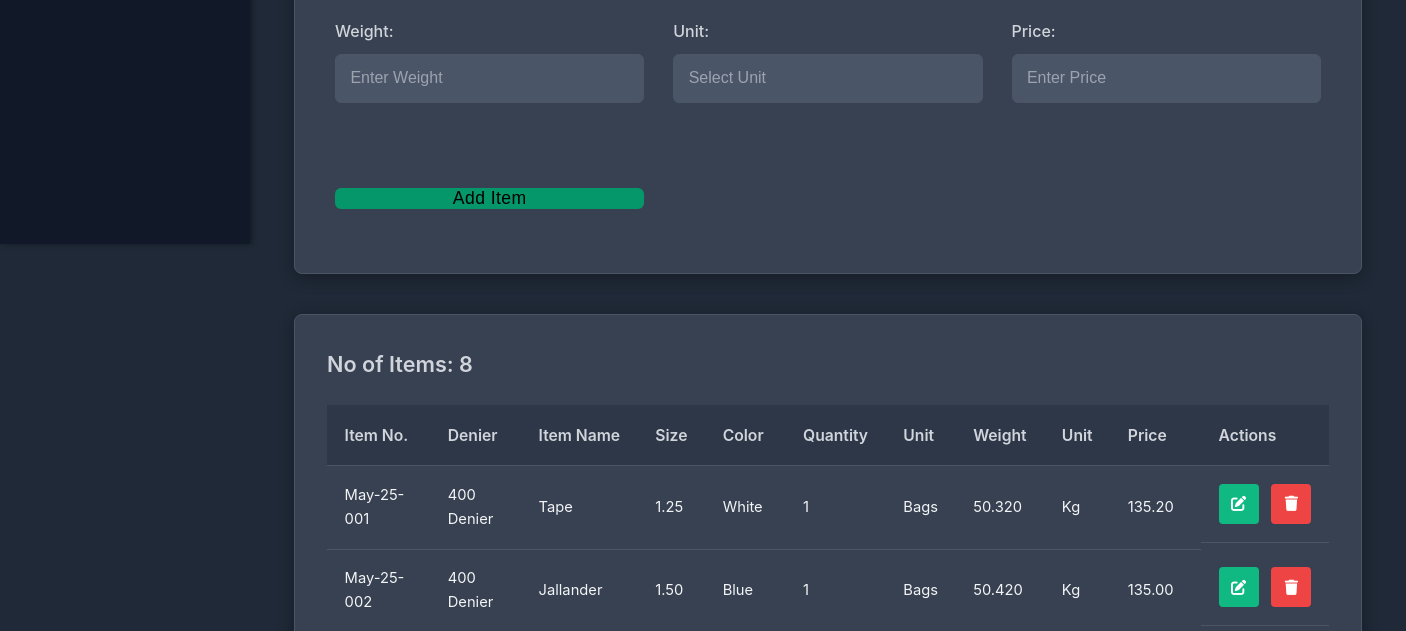
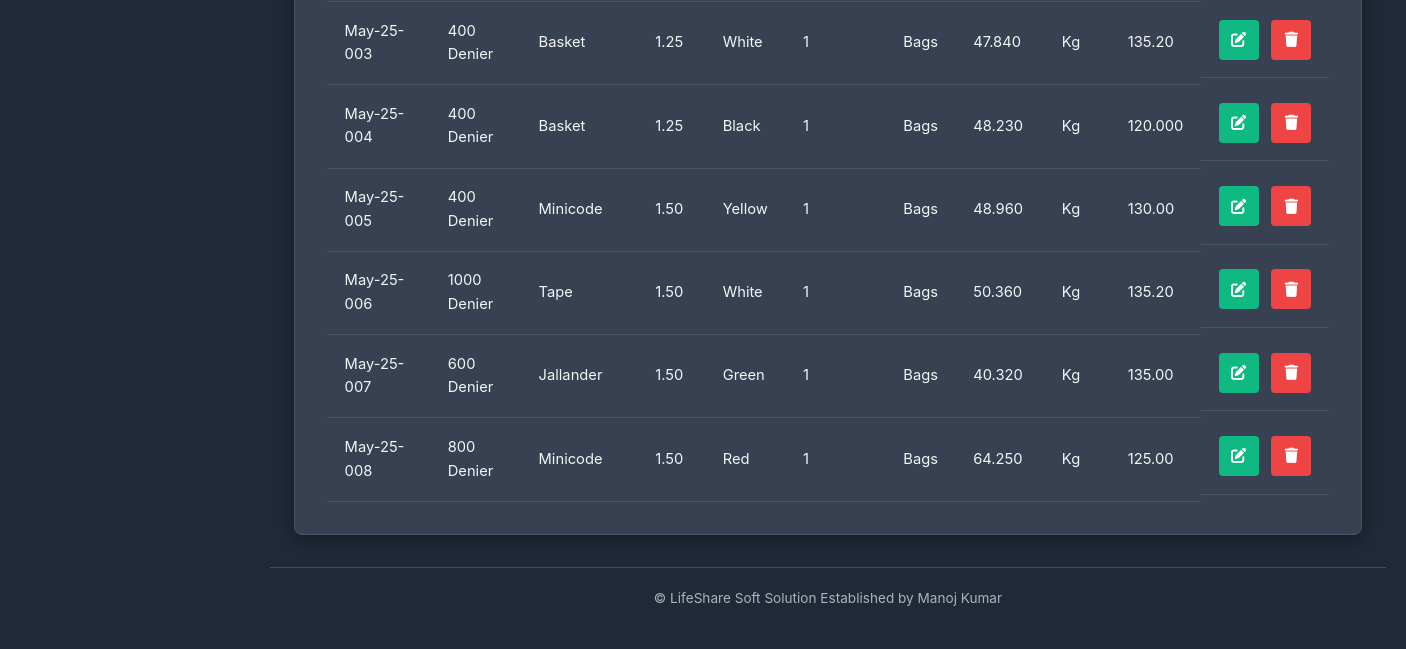
Before: / (lower part) with the older database file (2 pictures, top to bottom).
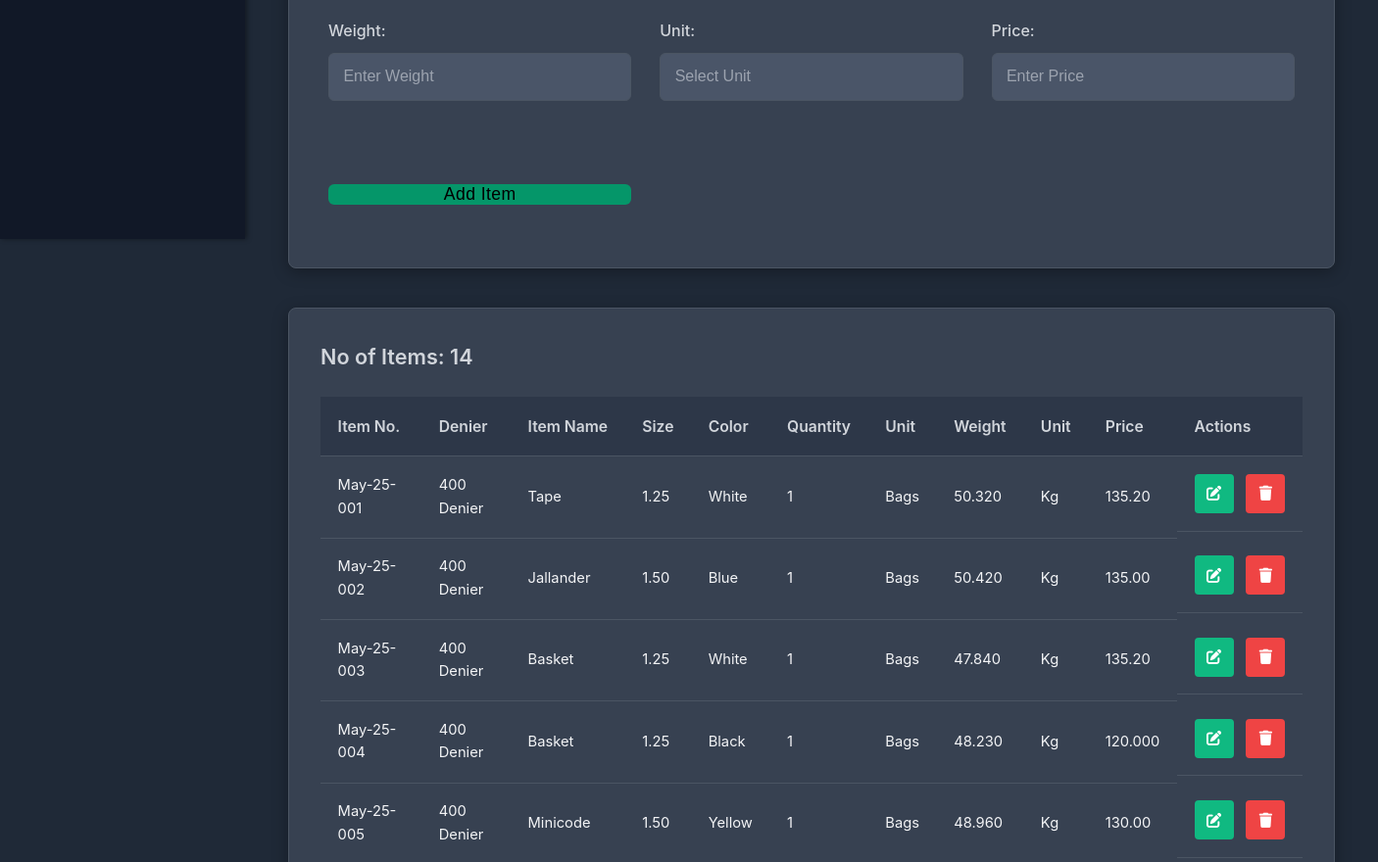
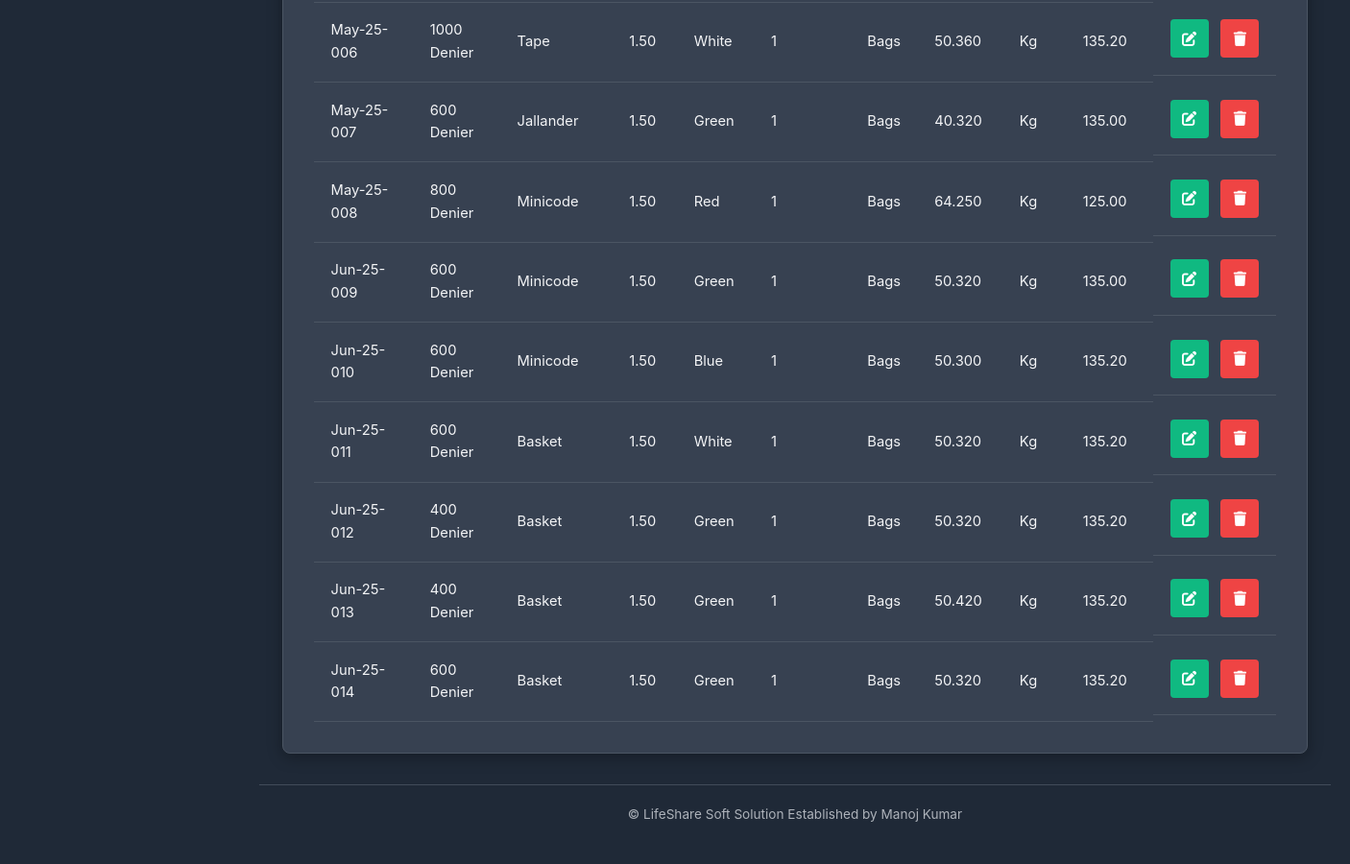
After: the same page with the newer database file (2 pictures, top to bottom).
### app.py (models this page shows)
class Items(db.Model):
    id = db.Column(db.Integer, primary_key=True)
    item_number = db.Column(db.Integer, unique=True, nullable=False)
    denier = db.Column(db.String(100), nullable=False)
    item = db.Column(db.String(100), nullable=False)
    size = db.Column(db.Text, nullable=False)
    colour = db.Column(db.String(100), nullable=False)
    quantity = db.Column(db.String(100), nullable=False)
    unit = db.Column(db.String(100), nullable=False)
    quantity1 = db.Column(db.String(100), nullable=False)
    unit1 = db.Column(db.String(100), nullable=False)
    price = db.Column(db.String(100), nullable=False)
    date_created = db.Column(db.DateTime, default=datetime.utcnow)

### app.py (the view)
@app.route('/')
def index():
    all_items = Items.query.all()  # Changed from items to Items
    return render_template('index.html', all_items=all_items)

### templates/index.html (shortened to what this page needs)
{% extends "base.html" %}
{% block content %}
<div class="mobile-container">
    <form method="POST" action="/add_item" class="stock-form">
        <div class="form-group">
            <label for="quantity1">Weight:</label>
            <input type="number" id="quantity1" name="quantity1" placeholder="Enter Weight" step="0.001" required min="0">
        </div>
        <div class="form-group">
            <label for="unit1">Unit:</label>
            <input type="text" list="weight" id="unit1" name="unit1" placeholder="Select Unit" required autocomplete="off">
        </div>
        <div class="form-group">
            <label for="price">Price:</label>
            <input type="number" id="price" name="price" placeholder="Enter Price" step="0.01" required min="1">
        </div>
        <div class="form-group">
            <button type="submit" class="submit-btn">Add Item</button>
        </div>
    </form>
    <div class="table-container">
        <h3 class="no_of_items">No of Items: {{ all_items|length }}</h3>
        <div class="table-responsive">
            <table>
                <thead>
                    <tr>
                        <th>Item No.</th>
                        <th>Denier</th>
                        <th>Item Name</th>
                        <th>Size</th>
                        <th>Color</th>
                        <th>Quantity</th>
                        <th>Unit</th>
                        <th>Weight</th>
                        <th>Unit</th>
                        <th>Price</th>
                        <th>Actions</th>
                    </tr>
                </thead>
                <tbody>
                    {% for item in all_items %}
                    <tr id="row-{{ item.id }}">
                        <td>{{ item.item_number }}</td>
                        <td>{{ item.denier }}</td>
                        <td>{{ item.item }}</td>
                        <td>{{ item.size }}</td>
                        <td>{{ item.colour }}</td>
                        <td>{{ item.quantity }}</td>
                        <td>{{ item.unit }}</td>
                        <td>{{ item.quantity1 }}</td>
                        <td>{{ item.unit1 }}</td>
                        <td>{{ item.price }}</td>
                        <td class="action-buttons">
                            <button class="edit-btn" onclick="window.location.href='/edit/{{ item.id }}'">
                                <i class="fas fa-edit"></i>
                            </button>
                            <form method="POST" action="{{ url_for('delete', item_id=item.id) }}" class="delete-form" onsubmit="return confirm('Are you sure you want to delete this item?');">
                                <button type="submit" class="delete-btn">
                                    <i class="fas fa-trash"></i>
                                </button>
                            </form>
                        </td>
                    </tr>
                    {% endfor %}
                </tbody>
            </table>
        </div>
    </div>
</div>
{% endblock %}

### templates/base.html (shortened to what this page needs)
<!DOCTYPE html>
<html lang="en">
<head>
    <link rel="stylesheet" href="{{ url_for('static', filename='css/main.css') }}">
    <link rel="stylesheet" href="https://cdnjs.cloudflare.com/ajax/libs/font-awesome/6.0.0/css/all.min.css">
</head>
<body>
    <div class="sidebar" id="sidebar">
        <nav class="nav-menu">
        </nav>
    </div>
    <div class="main-content" id="mainContent">
        {% block content %}
        {% endblock %}
        <div class="footer">
            <p>&copy; LifeShare Soft Solution Established by Manoj Kumar</p>
        </div>
    </div>
</body>
</html>

### static/css/main.css (style rules this page uses)
:root { --primary-color: #6366f1; --primary-hover: #4f46e5; --secondary-color: #d1d5db; --background-color: #1f2937; --card-background: #374151; --text-color: #f3f4f6; --border-color: #4b5563; --shadow-sm: 0 2px 8px rgba(0, 0, 0, 0.2); --shadow-md: 0 4px 16px rgba(0, 0, 0, 0.3); --border-radius: 8px; --transition: all 0.3s ease; }
* { margin: 0; padding: 0; box-sizing: border-box; }
body { display: flex; margin: 0; min-height: 100vh; background-color: var(--background-color); color: var(--text-color); font-family: 'Inter', -apple-system, BlinkMacSystemFont, 'Segoe UI', Roboto, sans-serif; line-height: 1.6; font-size: 16px; overflow-x: hidden; }
.sidebar { width: 250px; background: #111827; height: 100vh; position: fixed; left: 0; top: 0; transition: width 0.3s ease; box-shadow: 2px 0 5px rgba(0, 0, 0, 0.4); z-index: 1000; display: flex; flex-direction: column; color: var(--text-color); }
.nav-menu { padding: 20px 0; flex-grow: 1; }
.main-content { flex: 1; margin-left: 250px; padding: 20px; transition: margin-left 0.3s ease; display: flex; flex-direction: column; min-height: 100vh; }
.mobile-container { max-width: 1280px; margin: 0 auto; padding: 2rem 1.5rem; width: 100%; }
h3.no_of_items { font-size: 1.35rem; font-weight: 600; color: var(--secondary-color); margin-bottom: 1.5rem; }
.stock-form { background: var(--card-background); padding: 2.5rem; border-radius: var(--border-radius); box-shadow: var(--shadow-md); margin-bottom: 2.5rem; display: grid; grid-template-columns: repeat(auto-fit, minmax(280px, 1fr)); gap: 1.8rem; border: 1px solid var(--border-color); }
.form-group { display: flex; margin-top: 2rem; margin-bottom: 1.5rem; flex: 1; flex-direction: column; }
.form-group label { font-size: 1rem; font-weight: 500; color: var(--secondary-color); margin-bottom: 0.6rem; }
.form-group input { padding: 0.9rem; border: 1px solid var(--border-color); border-radius: 6px; font-size: 1rem; transition: var(--transition); background: #4a5568; color: var(--text-color); }
.form-group input::placeholder { color: #9ca3af; }
.submit-btn { grid-template-columns: 1/3; border: none; background-color: #059669; border-radius: 6px; width: 100%; height: 100%; font-size: 1.1rem; font-weight: 500; cursor: pointer; transition: var(--transition); letter-spacing: 0.025em; }
.table-container { background: var(--card-background); padding: 2rem; border-radius: var(--border-radius); box-shadow: var(--shadow-md); flex-grow: 1; display: flex; flex-direction: column; border: 1px solid var(--border-color); }
.table-responsive { overflow-x: auto; -webkit-overflow-scrolling: touch; flex-grow: 1; }
table { width: 100%; border-collapse: separate; border-spacing: 0; min-width: 768px; }
th, td { padding: 1.1rem; text-align: left; border-bottom: 1px solid var(--border-color); color: var(--text-color); }
th { background: #2d3748; font-weight: 600; color: var(--secondary-color); font-size: 0.98rem; position: sticky; top: 0; z-index: 1; white-space: nowrap; }
td { font-size: 0.92rem; }
.action-buttons { display: flex; gap: 0.8rem; align-items: center; }
.edit-btn, .delete-btn { padding: 0.7rem; border: none; border-radius: 4px; cursor: pointer; transition: var(--transition); display: flex; align-items: center; justify-content: center; width: 40px; height: 40px; color: white; font-size: 0.95rem; }
.edit-btn { background: #10b981; }
.delete-btn { background: #ef4444; }
.delete-form { display: inline; }
.footer { margin-top: auto; padding: 20px; text-align: center; color: var(--secondary-color); opacity: 0.8; font-size: 0.85rem; border-top: 1px solid var(--border-color); background-color: var(--background-color); }

Changed rows visible on the page:
added Items: item_number "Jun-25-009", denier "600 Denier", item "Minicode", size "1.50", colour "Green", quantity "1", unit "Bags", quantity1 "50.320", unit1 "Kg", price "135.00"
added Items: item_number "Jun-25-010", denier "600 Denier", item "Minicode", size "1.50", colour "Blue", quantity "1", unit "Bags", quantity1 "50.300", unit1 "Kg", price "135.20"
added Items: item_number "Jun-25-011", denier "600 Denier", item "Basket", size "1.50", colour "White", quantity "1", unit "Bags", quantity1 "50.320", unit1 "Kg", price "135.20"
added Items: item_number "Jun-25-012", denier "400 Denier", item "Basket", size "1.50", colour "Green", quantity "1", unit "Bags", quantity1 "50.320", unit1 "Kg", price "135.20"
added Items: item_number "Jun-25-013", denier "400 Denier", item "Basket", size "1.50", colour "Green", quantity "1", unit "Bags", quantity1 "50.420", unit1 "Kg", price "135.20"
added Items: item_number "Jun-25-014", denier "600 Denier", item "Basket", size "1.50", colour "Green", quantity "1", unit "Bags", quantity1 "50.320", unit1 "Kg", price "135.20"
Other visible differences:
{{ all_items|length }}: "8" → "14"
